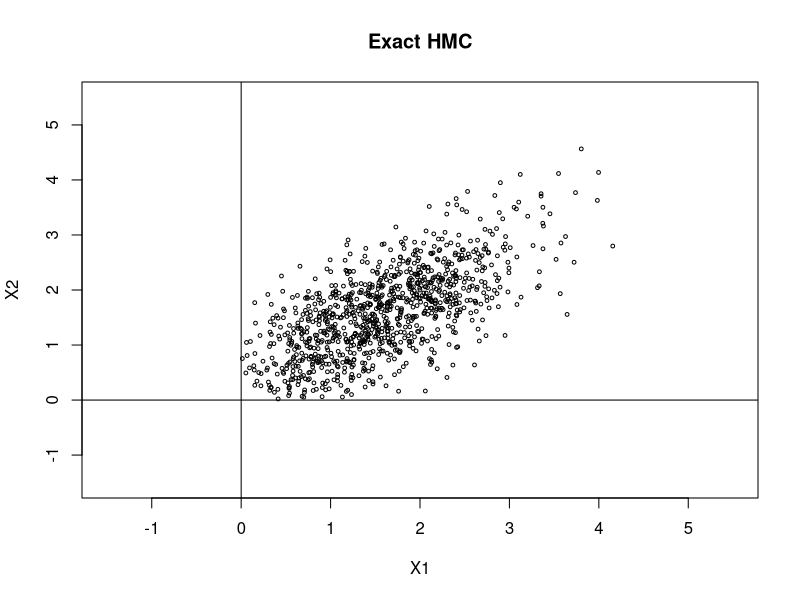
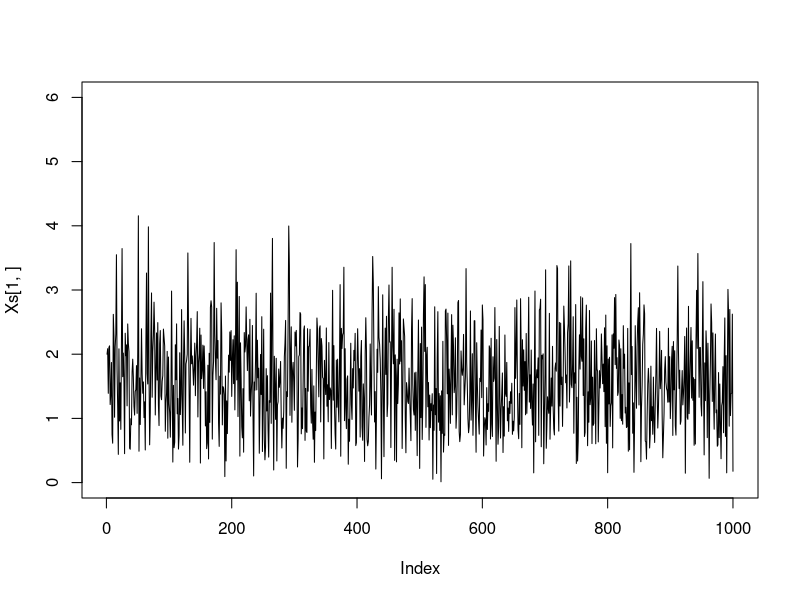

Write the R code that produced these figures, in order.
# X: d x 1 vector
# F: m x d matrix
# g: m x 1 vector
rm(list=ls())

Fmat = diag(2)
m = nrow(Fmat)
d = ncol(Fmat)
g = matrix(rep(0, m), ncol = 1)
M = diag(d)
L = 1000

mu = matrix(rep(1.5,d), ncol = 1)

Sigma = matrix(rep(0.75, d*d), ncol = d, nrow = d)
diag(Sigma) = rep(1, d)

# M = solve(Sigma)
# r = M %*% mu

initial_X = matrix(rep(2, d), ncol = 1)

# set max travel time
max_T = pi/2


######## transform to whitened frame ########
# translate X and g by mu
initial_X = initial_X - mu
g = g + Fmat%*%mu
# transform by W
R = chol(Sigma) # R = upper triangle matrix = t(L), t(R) = L
Fmat = Fmat%*%t(R)
initial_X = solve(t(R), initial_X)


# verify that X is feasible
# c = (Fmat %*% initial_X) + g
# any(c<0)

nearzero = 1e-10


# assign last_X as the last X value (initial_X)
last_X = initial_X

# create placeholder matrix for Xs
Xs = matrix(initial_X, ncol = 1)

iter_times = c()

set.seed(12345)
# loop to sample X
while(ncol(Xs) < L){
  ######### start time #########
  start.time = Sys.time()
  ##############################
  
  # initialize initial velocity
  V0 = rnorm(d, 0, 1)
  
  # use the last X as initial X
  X = last_X
  
  # restart traveling time
  
  tt = 0
  
  # indicates which wall the particle hits
  # h = 0 -> no walls are hit
  h = 0
  
  stop_t = 0 # stopping condition for particle
  
  # loop to sample 1 value
  nbounce = 0
  while(1){
    # set values of initial conditions a and b
    # a and b can be results from a bounce
    a = V0
    b = X
    
    # necessary terms
    fa = Fmat%*%a
    fb = Fmat%*%b
    
    sign_fb = sign(fb)
    sign_fb[which(sign_fb == 0)] = 1
    
    U = sign_fb*sqrt(fa^2 + fb^2)
    phi = atan(-fa/fb)
    
    # find wall(s) that may be hit
    pn = abs(g/U) <= 1
    
    # find h, the first constraint that becomes zero
    if (any(pn)){
      inds = which(pn) # indices of constraint that wil be hit
      # find t which the particle hits the wall
      t_hit = -phi[pn] + acos(-g[pn]/U[pn])
      
      if (h>0){
        if (pn[h] == 1){
          cs = cumsum(pn)
          indj = cs[h]
          tt1 = t_hit[indj]
          if (is.nan(tt1)){
            t_hit[indj] = Inf
          }
        }
      }
      
      mt = min(t_hit) # (smallest) moving time
      h = inds[which.min(t_hit)] # which constraint is mt
    }
    else{
      mt = max_T
    }
    
    # update traveling time with moving time
    tt = tt + mt
    
    # check if total traveling time exceeds max_T
    if (tt >= max_T){
      mt = mt - (tt - max_T) # substract excess time from mt
      stop_t = 1 # change stop_t so no more iterations
    }
    
    # move particle an mt time
    X = a*sin(mt) + b*cos(mt)
    V = a*cos(mt) - b*sin(mt)
    
    if (stop_t){
      break() # break the loop if stop_t = 1
    }
    
    # if stop_t != 1, continue the trajectory
    # compute reflected velocity as new V0
    alpha_h = as.vector((Fmat[h,] %*% V)/sum(Fmat[h,]^2))
    F_h = matrix(Fmat[h,], ncol = 1)
    V0 = V - 2*alpha_h*F_h
    
    nbounce = nbounce + 1
  }
  
  # check if all constraints are satisfied
  if (all(Fmat%*%X + g > 0)){
    # if yes, keep current X and change the value of last_X
    Xs = cbind(Xs, X)
    last_X = X
    if (ncol(Xs)%%100 == 0){
      cat("sample no:", ncol(Xs),"\n")
    }
  }
  
  ########## end time ##########
  end.time = Sys.time()
  iter_times = cbind(iter_times, as.vector(end.time - start.time))
  ##############################
  
}


# transform back
Xs = t(R) %*% Xs + matrix(mu, nrow = length(mu), ncol = L)


plot(Xs[1,], Xs[2,], cex = 0.5,
     xlab = "X1", ylab = "X2",
     xlim = c(-1.5,5.5), ylim = c(-1.5,5.5),
     main = "Exact HMC")
abline(h=0)
abline(v=0)

plot(Xs[1,], type = "l", ylim = c(0,6))

# saveRDS(Xs, file = "../report/x_EHMC_HD.rds")
# saveRDS(iter_times, file = "../report/t_EHMC_HD.rds")